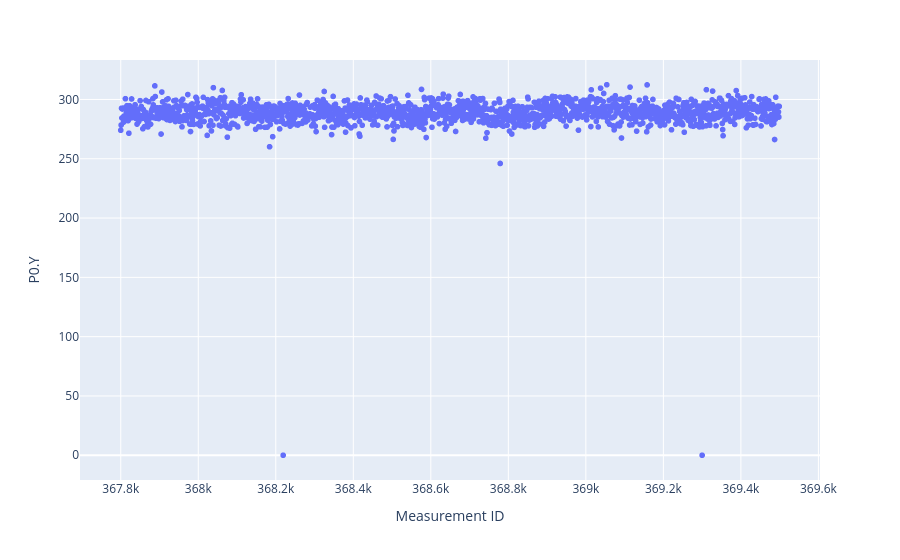

Here is the notebook cell this chart was saved with:
### Code cell
fig = px.scatter(photo_df_OK, x='Measurement ID', y='P0.Y')
fig.show()

### Figure 1 — Plotly figure (JSON) as saved in the notebook; plotly's stock layout.template omitted (floating-point values rounded to 4 significant figures; data arrays with more than 128 entries replaced by an {"elided": "..."} marker saying what was removed)
{"data": [{"hovertemplate": "Measurement ID=%{x}<br>P0.Y=%{y}<extra></extra>", "legendgroup": "", "marker": {"color": "#636efa", "symbol": "circle"}, "mode": "markers", "name": "", "showlegend": false, "type": "scattergl", "x": {"elided": "1700 int values"}, "xaxis": "x", "y": {"elided": "1700 float values"}, "yaxis": "y"}], "layout": {"legend": {"tracegroupgap": 0}, "margin": {"t": 60}, "xaxis": {"anchor": "y", "domain": [0, 1], "title": {"text": "Measurement ID"}}, "yaxis": {"anchor": "x", "domain": [0, 1], "title": {"text": "P0.Y"}}}}
